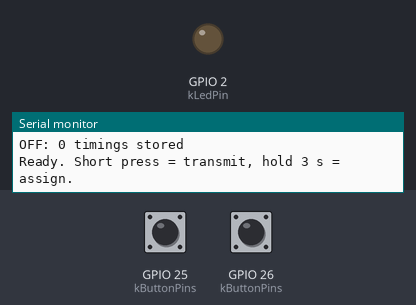
Simulated run of this program. Board: ESP32. Shown: output pins drawn as LEDs (lit = HIGH), the last lines printed to the serial monitor. Inputs (shaded band) come from the test bench; at power-on: GPIO 25 (kButtonPins) HIGH, GPIO 26 (kButtonPins) HIGH. EEPROM starts erased.

Above: at 1.2 s.
1.3 s: GPIO 25 (kButtonPins) pulled LOW for 3.2 s
At 9.7 s:
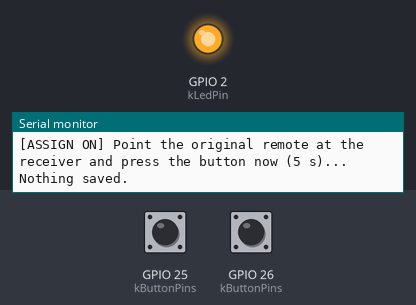
Timing chart, 0 to 11.4 s (numbered marks = the images above; inputs shaded):
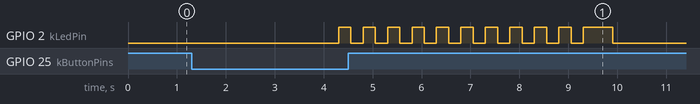

Measured:
- after the input at 1.3 s, GPIO 2 (kLedPin): goes 10 × (HIGH 0.25 s, LOW 0.25 s), HIGH 0.60 s, then LOW, starting after 3.0 s

The program:

main.cpp
```cpp
/*
 * IR Clone test project (ESP32)
 * Library: IRremoteESP8266 by crankyoncrimson (declared in platformio.ini)
 *
 * Buttons (wired between GPIO and GND, internal pull-ups are used):
 *   Button 0 -> "ON"  signal
 *   Button 1 -> "OFF" signal
 *
 * Short press          : transmit the signal stored for that button
 * Hold for 3 seconds   : enter assign mode for that button
 * Assign mode          : built-in LED blinks slowly for up to 5 seconds,
 *                        first valid IR signal received is stored
 * Feedback             : 3 quick blinks = saved
 *                        1 long blink   = nothing saved / nothing stored yet
 *
 * Signals are kept in flash (Preferences/NVS), so they survive a reboot.
 */

#include <Arduino.h>
#include "config.h"
#include "storage.h"
#include "ir_controller.h"
#include "button.h"

// ---------------- Finite State Machine ----------------
enum FsmState {
  STATE_TRANSMIT,
  STATE_ASSIGNING
};

static FsmState currentState = STATE_TRANSMIT;
static int targetButton = 0;

void setup() {
  Serial.begin(115200);
  pinMode(kLedPin, OUTPUT);
  initButtons();
  initIR();
  loadSignals();
  Serial.println("Ready. Short press = transmit, hold 3 s = assign.");
}

void loop() {
  switch (currentState) {
    case STATE_TRANSMIT:
      for (size_t i = 0; i < kButtonCount; i++) {
        ButtonEvent evt = handleButton(i);
        if (evt == BUTTON_EVENT_SHORT_PRESS) {
          transmitSignal(i);
        } else if (evt == BUTTON_EVENT_HOLD) {
          targetButton = i;
          currentState = STATE_ASSIGNING;
          break;
        }
      }
      break;

    case STATE_ASSIGNING:
      assignSignal(targetButton);
      currentState = STATE_TRANSMIT;
      break;
  }
}
```

button.h
```cpp
#pragma once
#include <Arduino.h>

enum ButtonEvent {
  BUTTON_EVENT_NONE,
  BUTTON_EVENT_SHORT_PRESS,
  BUTTON_EVENT_HOLD
};

void initButtons();
ButtonEvent handleButton(int i);
```

ir_controller.h
```cpp
#pragma once
#include <Arduino.h>

void initIR();
void blinkLed(uint8_t times, uint16_t ms);
void assignSignal(int i);
void transmitSignal(int i);
```

storage.h
```cpp
#pragma once
#include <Arduino.h>
#include "config.h"

// ---------------- Stored signals ----------------
struct Signal {
  uint16_t len = 0;
  uint16_t data[kCaptureBufferSize];
};

extern Signal sig[kButtonCount];
extern const char* kKeyName[kButtonCount];

void saveSignal(int i);
void loadSignals();
```

button.cpp
```cpp
#include "button.h"
#include "config.h"

// ---------------- Buttons ----------------
struct Button {
  uint8_t  pin;
  bool     down = false;
  uint32_t lastChange = 0;
  uint32_t pressedAt = 0;
  bool     longDone = false;
  explicit Button(uint8_t p) : pin(p) {}
};

static Button btn[kButtonCount] = {Button(kButtonPins[0]), Button(kButtonPins[1])};

void initButtons() {
  for (size_t i = 0; i < kButtonCount; i++) {
    pinMode(btn[i].pin, INPUT_PULLUP);
  }
}

ButtonEvent handleButton(int i) {
  Button &b = btn[i];
  bool down = (digitalRead(b.pin) == LOW);
  uint32_t now = millis();

  if (down != b.down && now - b.lastChange > kDebounceMs) {
    b.lastChange = now;
    b.down = down;
    if (down) {
      b.pressedAt = now;
      b.longDone = false;
    } else if (!b.longDone) {
      return BUTTON_EVENT_SHORT_PRESS;  // released before 3 s = short press
    }
  }

  if (b.down && !b.longDone && now - b.pressedAt >= kHoldMs) {
    b.longDone = true;  // so the release afterwards doesn't transmit
    return BUTTON_EVENT_HOLD;
  }

  return BUTTON_EVENT_NONE;
}
```

ir_controller.cpp
```cpp
#include "ir_controller.h"
#include "config.h"
#include "storage.h"
#include <IRremoteESP8266.h>
#include <IRrecv.h>
#include <IRsend.h>
#include <IRutils.h>

static IRrecv irrecv(kRecvPin, kCaptureBufferSize, kCaptureTimeoutMs, true);
static IRsend irsend(kSendPin);

void blinkLed(uint8_t times, uint16_t ms) {
  for (uint8_t n = 0; n < times; n++) {
    digitalWrite(kLedPin, HIGH);
    delay(ms);
    digitalWrite(kLedPin, LOW);
    delay(ms);
  }
}

void initIR() {
  irsend.begin();
}

void assignSignal(int i) {
  Serial.printf("\n[ASSIGN %s] Point the original remote at the receiver "
                "and press the button now (5 s)...\n", kKeyName[i]);

  decode_results results;
  irrecv.enableIRIn();  // receiver only runs during assign mode
  uint32_t start = millis();
  bool saved = false;

  while (!saved && millis() - start < kAssignMs) {
    digitalWrite(kLedPin, ((millis() - start) / 250) % 2 == 0);

    if (irrecv.decode(&results)) {
      uint16_t n = getCorrectedRawLength(&results);
      if (results.overflow) {
        Serial.println("Capture buffer overflow - increase kCaptureBufferSize");
      } else if (n < kMinRaw) {
        Serial.printf("Ignored short capture (%u timings)\n", n);
      } else if (n > kCaptureBufferSize) {
        Serial.printf("Captured signal too long (%u timings) - increase kCaptureBufferSize\n", n);
      } else {
        uint16_t *raw = resultToRawArray(&results);
        if (raw != nullptr) {
          memcpy(sig[i].data, raw, n * sizeof(uint16_t));
          sig[i].len = n;
          saved = true;
          Serial.printf("Captured %u timings, protocol: %s\n", n,
                        typeToString(results.decode_type).c_str());
        }
        delete[] raw;
      }
      irrecv.resume();
    }
    delay(1);
  }

  irrecv.disableIRIn();
  digitalWrite(kLedPin, LOW);

  if (saved) {
    saveSignal(i);
    Serial.println("Saved.");
    blinkLed(3, 100);
  } else {
    Serial.println("Nothing saved.");
    blinkLed(1, 600);
  }
}

void transmitSignal(int i) {
  if (sig[i].len == 0) {
    Serial.printf("[%s] no signal stored yet\n", kKeyName[i]);
    blinkLed(1, 600);
    return;
  }
  Serial.printf("[TRANSMIT %s] %u timings\n", kKeyName[i], sig[i].len);
  digitalWrite(kLedPin, HIGH);
  irsend.sendRaw(sig[i].data, sig[i].len, kCarrierKHz);
  digitalWrite(kLedPin, LOW);
}
```

storage.cpp
```cpp
#include "storage.h"
#include <Preferences.h>

Signal sig[kButtonCount];
const char* kKeyName[kButtonCount] = {"ON", "OFF"};

static Preferences prefs;

void saveSignal(int i) {
  prefs.begin("irclone", false);
  prefs.putUShort((String("len") + i).c_str(), sig[i].len);
  prefs.putBytes((String("dat") + i).c_str(), sig[i].data,
                 sig[i].len * sizeof(uint16_t));
  prefs.end();
}

void loadSignals() {
  prefs.begin("irclone", false);
  for (size_t i = 0; i < kButtonCount; i++) {
    uint16_t len = prefs.getUShort((String("len") + i).c_str(), 0);
    if (len > 0 && len <= kCaptureBufferSize) {
      prefs.getBytes((String("dat") + i).c_str(), sig[i].data,
                     len * sizeof(uint16_t));
      sig[i].len = len;
    }
    Serial.printf("%s: %u timings stored\n", kKeyName[i], sig[i].len);
  }
  prefs.end();
}
```

config.h
```cpp
#pragma once
#include <Arduino.h>

// ---------------- Pins ----------------
constexpr uint16_t kRecvPin = 14;  // IR receiver module OUT
constexpr uint16_t kSendPin = 4;   // IR emitter LED (through resistor)
constexpr uint8_t  kLedPin  = 2;   // built-in LED on most ESP32 dev boards

constexpr uint8_t kButtonPins[] = {25, 26};  // GPIO 25 = ON, GPIO 26 = OFF
constexpr size_t  kButtonCount  = sizeof(kButtonPins) / sizeof(kButtonPins[0]);

// ---------------- Timing ----------------
constexpr uint32_t kHoldMs     = 3000;  // hold time to enter assign mode
constexpr uint32_t kAssignMs   = 5000;  // length of the assign window
constexpr uint32_t kDebounceMs = 30;

// ---------------- IR settings ----------------
constexpr uint16_t kCaptureBufferSize = 1024;
constexpr uint8_t  kCaptureTimeoutMs  = 50;
constexpr uint16_t kMinRaw            = 20;    // ignore tiny noise captures
constexpr uint16_t kCarrierKHz        = 38;
```
